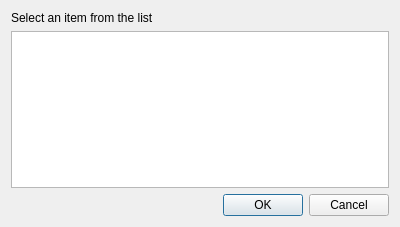
<?xml version="1.0" encoding="UTF-8"?>
<ui version="4.0">
 <class>DialogSelectList</class>
 <widget class="QDialog" name="DialogSelectList">
  <property name="geometry">
   <rect>
    <x>0</x>
    <y>0</y>
    <width>400</width>
    <height>227</height>
   </rect>
  </property>
  <property name="windowTitle">
   <string>Dialog</string>
  </property>
  <layout class="QVBoxLayout" name="verticalLayout">
   <item>
    <widget class="QLabel" name="lblInstructiond">
     <property name="text">
      <string>Select an item from the list</string>
     </property>
     <property name="wordWrap">
      <bool>true</bool>
     </property>
    </widget>
   </item>
   <item>
    <widget class="QListWidget" name="listWidget"/>
   </item>
   <item>
    <widget class="QDialogButtonBox" name="buttonBox">
     <property name="orientation">
      <enum>Qt::Orientation::Horizontal</enum>
     </property>
     <property name="standardButtons">
      <set>QDialogButtonBox::StandardButton::Cancel|QDialogButtonBox::StandardButton::Ok</set>
     </property>
    </widget>
   </item>
  </layout>
 </widget>
 <resources/>
 <connections>
  <connection>
   <sender>buttonBox</sender>
   <signal>accepted()</signal>
   <receiver>DialogSelectList</receiver>
   <slot>accept()</slot>
   <hints>
    <hint type="sourcelabel">
     <x>248</x>
     <y>254</y>
    </hint>
    <hint type="destinationlabel">
     <x>157</x>
     <y>274</y>
    </hint>
   </hints>
  </connection>
  <connection>
   <sender>buttonBox</sender>
   <signal>rejected()</signal>
   <receiver>DialogSelectList</receiver>
   <slot>reject()</slot>
   <hints>
    <hint type="sourcelabel">
     <x>316</x>
     <y>260</y>
    </hint>
    <hint type="destinationlabel">
     <x>286</x>
     <y>274</y>
    </hint>
   </hints>
  </connection>
 </connections>
</ui>
